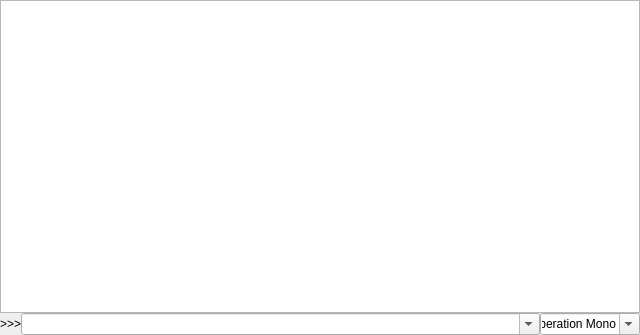
<?xml version="1.0" encoding="UTF-8"?>
<ui version="4.0">
 <class>Form</class>
 <widget class="QWidget" name="Form">
  <property name="geometry">
   <rect>
    <x>0</x>
    <y>0</y>
    <width>640</width>
    <height>335</height>
   </rect>
  </property>
  <property name="windowTitle">
   <string>Form</string>
  </property>
  <layout class="QVBoxLayout" name="verticalLayout_2">
   <property name="spacing">
    <number>0</number>
   </property>
   <property name="leftMargin">
    <number>0</number>
   </property>
   <property name="topMargin">
    <number>0</number>
   </property>
   <property name="rightMargin">
    <number>0</number>
   </property>
   <property name="bottomMargin">
    <number>0</number>
   </property>
   <item>
    <widget class="QPlainTextEdit" name="textBrowser">
     <property name="readOnly">
      <bool>true</bool>
     </property>
    </widget>
   </item>
   <item>
    <layout class="QHBoxLayout" name="horizontalLayout">
     <item>
      <widget class="QLabel" name="label">
       <property name="text">
        <string>&gt;&gt;&gt;</string>
       </property>
      </widget>
     </item>
     <item>
      <widget class="QComboBox" name="comboBox">
       <property name="sizePolicy">
        <sizepolicy hsizetype="Expanding" vsizetype="Fixed">
         <horstretch>0</horstretch>
         <verstretch>0</verstretch>
        </sizepolicy>
       </property>
       <property name="editable">
        <bool>true</bool>
       </property>
       <property name="maxVisibleItems">
        <number>10</number>
       </property>
       <property name="duplicatesEnabled">
        <bool>true</bool>
       </property>
       <property name="frame">
        <bool>true</bool>
       </property>
      </widget>
     </item>
     <item>
      <widget class="QFontComboBox" name="fontComboBox">
       <property name="sizePolicy">
        <sizepolicy hsizetype="Minimum" vsizetype="Fixed">
         <horstretch>0</horstretch>
         <verstretch>0</verstretch>
        </sizepolicy>
       </property>
       <property name="maximumSize">
        <size>
         <width>100</width>
         <height>16777215</height>
        </size>
       </property>
       <property name="fontFilters">
        <set>QFontComboBox::ScalableFonts</set>
       </property>
       <property name="currentFont">
        <font>
         <family>Consolas</family>
         <pointsize>10</pointsize>
        </font>
       </property>
      </widget>
     </item>
    </layout>
   </item>
  </layout>
 </widget>
 <resources/>
 <connections/>
</ui>
